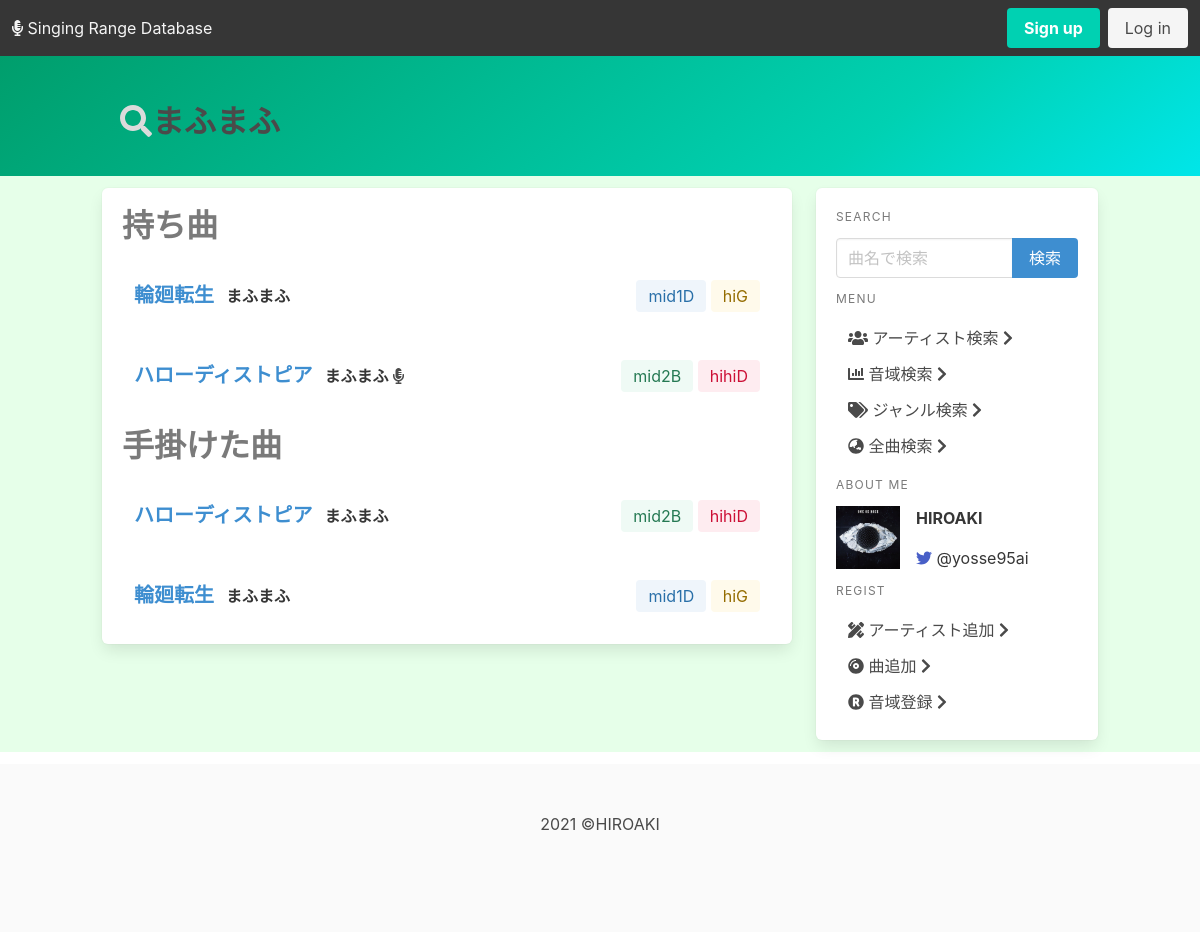
Screenshot of /ranges/detail/MFMF/ with the database file from the repository.
### ranges/models.py (models this page shows, shortened)
class Artist(models.Model):
    artist_id = models.CharField(max_length=10, primary_key=True)
    artist_name = models.CharField("Artist's name", max_length=50)
    affiliation = models.ManyToManyField(
        "self",related_name="affiliation", blank=True)
    def __str__(self):
        return self.artist_name
    class Meta:
        ordering = ('artist_name', )

class Range(models.Model):
    song = models.ForeignKey(
        Song, on_delete=models.CASCADE, to_field="song_id", related_name="song")
    artist = models.ForeignKey(
        Artist, on_delete=models.CASCADE, to_field="artist_id", related_name="artist")
    performer = models.ManyToManyField(Artist, related_name="performer_name")
    lowest_note = models.ForeignKey(
        Note, on_delete=models.CASCADE, to_field="note_id", related_name="low_note")
    highest_note = models.ForeignKey(
        Note, on_delete=models.CASCADE, to_field="note_id", related_name="high_note")
    fake_note = models.ForeignKey(
        Note, on_delete=models.CASCADE, to_field="note_id", related_name="fake_note", null=True, blank=True)
    genre = models.ForeignKey(Genre, on_delete=models.CASCADE)
    release_date = models.DateTimeField('date released', null=True, blank=True)
    pub_date = models.DateTimeField(default=timezone.now())
    latest_update = models.DateTimeField('date update lately', auto_now=True)
    origin = models.BooleanField('is original', default=True)
    class Meta:
        unique_together = ['song', 'artist', 'origin']

class Song(models.Model):
    class Meta:
        ordering = ('song_name',)
    song_id = models.AutoField(primary_key=True)
    song_name = models.CharField("Tilte", max_length=100)
    lyricist = models.ManyToManyField(Artist, related_name="lyricist_name")
    composer = models.ManyToManyField(Artist, related_name="composer_name")
    arranger = models.ManyToManyField(
        Artist, related_name="arranger_name", blank=True)
    def get_composer(self):
        return "\n".join([a.artist_name for a in self.composer.all()])
    def get_lyricist(self):
        return "\n".join([a.artist_name for a in self.lyricist.all()])
    def get_arranger(self):
        return "\n".join([a.artist_name for a in self.arranger.all()])
    get_lyricist.short_description = 'Lyricist'
    get_composer.short_description = 'Composer'
    get_arranger.short_description = 'Arranger'

class Note(models.Model):
    note_id = models.CharField(max_length=5, primary_key=True)
    note_name = models.CharField(max_length=50)
    def __str__(self):
        return self.note_name

### ranges/views.py (the view)
# urls.py: path('detail/<slug:artist_pk>/', views.detail_artist, name='detail_artist'),
def detail_artist(request, artist_pk):
    artist = Artist.objects.get(pk=artist_pk)
    artist_contents = Range.objects.filter(performer=artist)
    has_songs = Song.objects.filter(Q(composer=artist_pk) | Q(
        lyricist=artist_pk) | Q(arranger=artist_pk)).distinct()
    has_song_list = list()
    not_regist_list = list()
    for song in has_songs:
        try:
            s = Range.objects.get(song=song.pk, origin=True)
        except Range.DoesNotExist:
            not_regist_list.append(song)
        except Range.MultipleObjectsReturned:
            pass
        else:
            has_song_list.append(s)
    context = {
        'has_songs': has_songs,
        'contents': artist_contents,
        'input_name': artist,
        'has_song_list': has_song_list,
        'not_regist_list': not_regist_list,
    }
    return render(request, 'ranges/artist.html', context)

### ranges/templatetags/note_control.py (called while the page is built)
@register.filter
def color(pk):
    if pk.startswith('H4'):
        return 'is-dark'
    elif pk.startswith('H3'):
        return 'is-danger '
    elif pk.startswith('H2'):
        return 'is-danger is-light'
    elif pk.startswith('H1'):
        return 'is-warning is-light'
    elif pk.startswith('M2'):
        return 'is-success is-light'
    elif pk.startswith('M1'):
        return 'is-info is-light'
    elif pk.startswith('L1'):
        return 'is-link is-light'
    elif pk.startswith('L2'):
        return 'is-link'
    elif pk.startswith('L3'):
        return 'is-link is-dark'
    elif pk.startswith('L4'):
        return 'is-link is-black'
    else:
        return 'is-light'

### ranges/templates/ranges/artist.html (shortened to what this page needs)
{% extends './base.html' %}
{% load note_control %}
{% block page_name %}
<i class="fas fa-search has-text-grey-lighter"></i><span class="has-text-grey-dark">{{input_name}}</span>
{% endblock page_name %}
{% block content %}
<div class="box">
    {% if contents %}
    <p class="title has-text-grey">持ち曲</p>
    {% for result in contents %}
    <div class="columns level is-gapless">
        <div class="level-left">
            <div class="column">
                <a href="{% url 'ranges:detail' result.artist.pk result.song.pk result.origin %}"
                    class="title is-5 has-text-info">{{result.song.song_name}}</a>
            </div>
            <div class="columns is-mobile">
                <div class="column">
                    <a href="{% url 'ranges:detail_artist' result.artist.pk %}"
                        class="title is-6">{{ result.artist.artist_name }}</a>
                    {% if not result.origin %}
                    <i class="fas fa-microphone-alt"></i>
                    {% endif %}
                </div>
            </div>
        </div>
        <div class="level-right">
            <div class="column tags are-medium">
                <a href="{% url 'ranges:result_range' result.lowest_note.pk %}">
                    <div class="tag {{ result.lowest_note.pk | color }}">
                        {{ result.lowest_note }}
                    </div>
                </a>
                <a href="{% url 'ranges:result_range' result.highest_note.pk %}">
                    <div class="tag {{ result.highest_note.pk | color }}">
                        {{ result.highest_note }}
                    </div>
                </a>
            </div>
        </div>
    </div>
    {% endfor %}
    {% endif %}
    {% if has_songs %}
    <p class="title has-text-grey">手掛けた曲</p>
    {% for result in has_song_list %}
    <div class="columns level is-gapless">
        <div class="level-left">
            <div class="column">
                <a href="{% url 'ranges:detail' result.artist.pk result.song.pk result.origin %}"
                    class="title is-5 has-text-info">{{result.song.song_name}}</a>
            </div>
            <div class="columns is-mobile">
                <div class="column">
                    <a href="{% url 'ranges:detail_artist' result.artist.pk %}"
                        class="title is-6">{{ result.artist.artist_name }}</a></div>
            </div>
        </div>
        <div class="level-right">
            <div class="column tags are-medium">
                <a href="{% url 'ranges:result_range' result.lowest_note.pk %}">
                    <div class="tag {{ result.lowest_note.pk | color }}">
                        {{ result.lowest_note }}
                    </div>
                </a>
                <a href="{% url 'ranges:result_range' result.highest_note.pk %}">
                    <div class="tag {{ result.highest_note.pk | color }}">
                        {{ result.highest_note }}
                    </div>
                </a>
            </div>
        </div>
    </div>
    {% endfor %}
    {% endif %}
</div>
{% endblock content %}

### rows the page displays
Artist: artist_name "まふまふ"
Range: song.song_name "輪廻転生", artist.artist_name "まふまふ", lowest_note "mid1D", highest_note "hiG"
Range: song.song_name "ハローディストピア", artist.artist_name "まふまふ", origin False (drawn), lowest_note "mid2B", highest_note "hihiD"
Range: song.song_name "ハローディストピア", artist.artist_name "まふまふ", lowest_note "mid2B", highest_note "hihiD"
